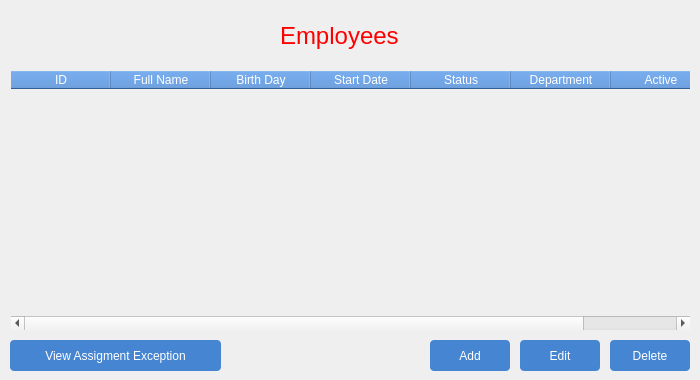
    <widget class="QWidget" name="page_employee">
     <widget class="QPushButton" name="btnEmployeeEdit">
      <property name="geometry">
       <rect>
        <x>520</x>
        <y>340</y>
        <width>80</width>
        <height>31</height>
       </rect>
      </property>
      <property name="font">
       <font>
        <family>Arial</family>
        <pointsize>9</pointsize>
       </font>
      </property>
      <property name="styleSheet">
       <string notr="true">QPushButton {
	text-align: center;
	color: #fff;
	background-color: rgba(70, 133, 210, 1);
	border-radius: 4px;
}

QPushButton:hover {
	background-color: rgba(70, 133, 210, 0.7);
}</string>
      </property>
      <property name="text">
       <string>Edit</string>
      </property>
      <property name="icon">
       <iconset>
        <normaloff>../icons/edit.png</normaloff>../icons/edit.png</iconset>
      </property>
      <property name="iconSize">
       <size>
        <width>16</width>
        <height>16</height>
       </size>
      </property>
     </widget>
     <widget class="QTableWidget" name="tableEmployee">
      <property name="geometry">
       <rect>
        <x>10</x>
        <y>70</y>
        <width>681</width>
        <height>261</height>
       </rect>
      </property>
      <property name="styleSheet">
       <string notr="true">QTableWidget {
	background: transparent;
}

QHeaderView::section {	
	color: white; 
	background-color: rgba(70, 133, 210, 1);
}</string>
      </property>
      <attribute name="horizontalHeaderHighlightSections">
       <bool>false</bool>
      </attribute>
      <attribute name="horizontalHeaderShowSortIndicator" stdset="0">
       <bool>false</bool>
      </attribute>
      <attribute name="horizontalHeaderStretchLastSection">
       <bool>true</bool>
      </attribute>
      <column>
       <property name="text">
        <string>ID</string>
       </property>
       <property name="font">
        <font>
         <family>Arial</family>
        </font>
       </property>
      </column>
      <column>
       <property name="text">
        <string>Full Name</string>
       </property>
       <property name="font">
        <font>
         <family>Arial</family>
        </font>
       </property>
      </column>
      <column>
       <property name="text">
        <string>Birth Day</string>
       </property>
       <property name="font">
        <font>
         <family>Arial</family>
        </font>
       </property>
      </column>
      <column>
       <property name="text">
        <string>Start Date</string>
       </property>
       <property name="font">
        <font>
         <family>Arial</family>
        </font>
       </property>
      </column>
      <column>
       <property name="text">
        <string>Status</string>
       </property>
       <property name="font">
        <font>
         <family>Arial</family>
        </font>
       </property>
      </column>
      <column>
       <property name="text">
        <string>Department</string>
       </property>
       <property name="font">
        <font>
         <family>Arial</family>
        </font>
       </property>
      </column>
      <column>
       <property name="text">
        <string>Active</string>
       </property>
       <property name="font">
        <font>
         <family>Arial</family>
        </font>
       </property>
      </column>
     </widget>
     <widget class="QPushButton" name="btnEmployeeDelete">
      <property name="geometry">
       <rect>
        <x>610</x>
        <y>340</y>
        <width>80</width>
        <height>31</height>
       </rect>
      </property>
      <property name="sizePolicy">
       <sizepolicy hsizetype="Minimum" vsizetype="Fixed">
        <horstretch>0</horstretch>
        <verstretch>0</verstretch>
       </sizepolicy>
      </property>
      <property name="font">
       <font>
        <family>Arial</family>
        <pointsize>9</pointsize>
       </font>
      </property>
      <property name="styleSheet">
       <string notr="true">QPushButton {
	text-align: center;
	color: #fff;
	background-color: rgba(70, 133, 210, 1);
	border-radius: 4px;
}

QPushButton:hover {
	background-color: rgba(70, 133, 210, 0.7);
}</string>
      </property>
      <property name="text">
       <string>Delete</string>
      </property>
      <property name="icon">
       <iconset>
        <normaloff>../icons/close.png</normaloff>../icons/close.png</iconset>
      </property>
      <property name="iconSize">
       <size>
        <width>12</width>
        <height>12</height>
       </size>
      </property>
     </widget>
     <widget class="QPushButton" name="btnEmployeeAdd">
      <property name="geometry">
       <rect>
        <x>430</x>
        <y>340</y>
        <width>80</width>
        <height>31</height>
       </rect>
      </property>
      <property name="font">
       <font>
        <family>Arial</family>
        <pointsize>9</pointsize>
       </font>
      </property>
      <property name="styleSheet">
       <string notr="true">QPushButton {
	text-align: center;
	color: #fff;
	background-color: rgba(70, 133, 210, 1);
	border-radius: 4px;
}

QPushButton:hover {
	background-color: rgba(70, 133, 210, 0.7);
}</string>
      </property>
      <property name="text">
       <string>Add</string>
      </property>
      <property name="icon">
       <iconset>
        <normaloff>../icons/add.png</normaloff>../icons/add.png</iconset>
      </property>
      <property name="iconSize">
       <size>
        <width>16</width>
        <height>16</height>
       </size>
      </property>
     </widget>
     <widget class="QLabel" name="labelEmployee">
      <property name="geometry">
       <rect>
        <x>280</x>
        <y>20</y>
        <width>151</width>
        <height>31</height>
       </rect>
      </property>
      <property name="font">
       <font>
        <family>Arial</family>
        <pointsize>18</pointsize>
       </font>
      </property>
      <property name="styleSheet">
       <string notr="true">QLabel {
	color: red;
}</string>
      </property>
      <property name="text">
       <string>Employees</string>
      </property>
     </widget>
     <widget class="QPushButton" name="btnEmployeeView">
      <property name="geometry">
       <rect>
        <x>10</x>
        <y>340</y>
        <width>211</width>
        <height>31</height>
       </rect>
      </property>
      <property name="font">
       <font>
        <family>Arial</family>
        <pointsize>9</pointsize>
       </font>
      </property>
      <property name="styleSheet">
       <string notr="true">QPushButton {
	text-align: center;
	color: #fff;
	background-color: rgba(70, 133, 210, 1);
	border-radius: 4px;
}

QPushButton:hover {
	background-color: rgba(70, 133, 210, 0.7);
}</string>
      </property>
      <property name="text">
       <string>View Assigment Exception</string>
      </property>
      <property name="icon">
       <iconset>
        <normaloff>../icons/assigment.png</normaloff>../icons/assigment.png</iconset>
      </property>
      <property name="iconSize">
       <size>
        <width>20</width>
        <height>20</height>
       </size>
      </property>
     </widget>
    </widget>
